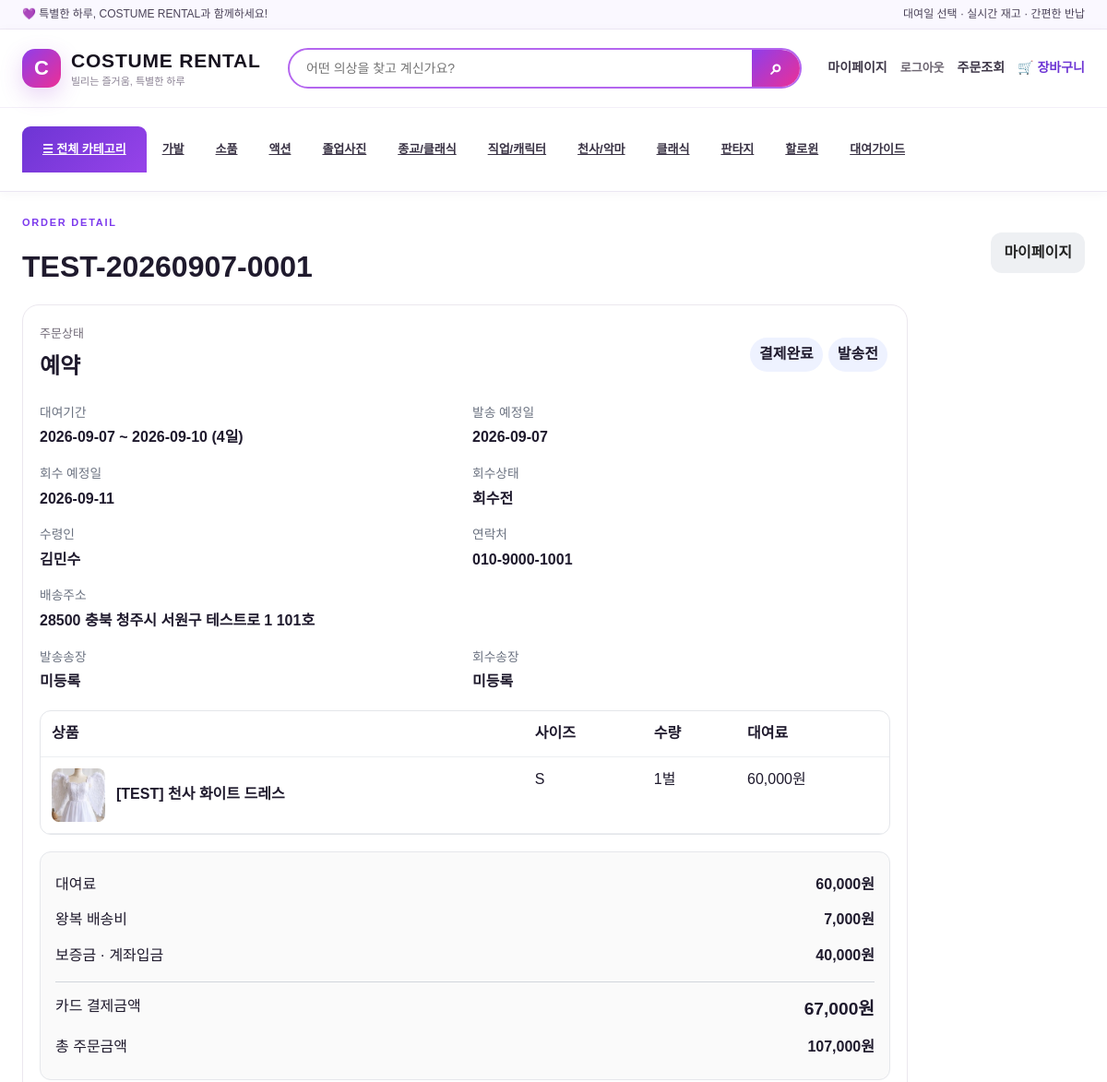
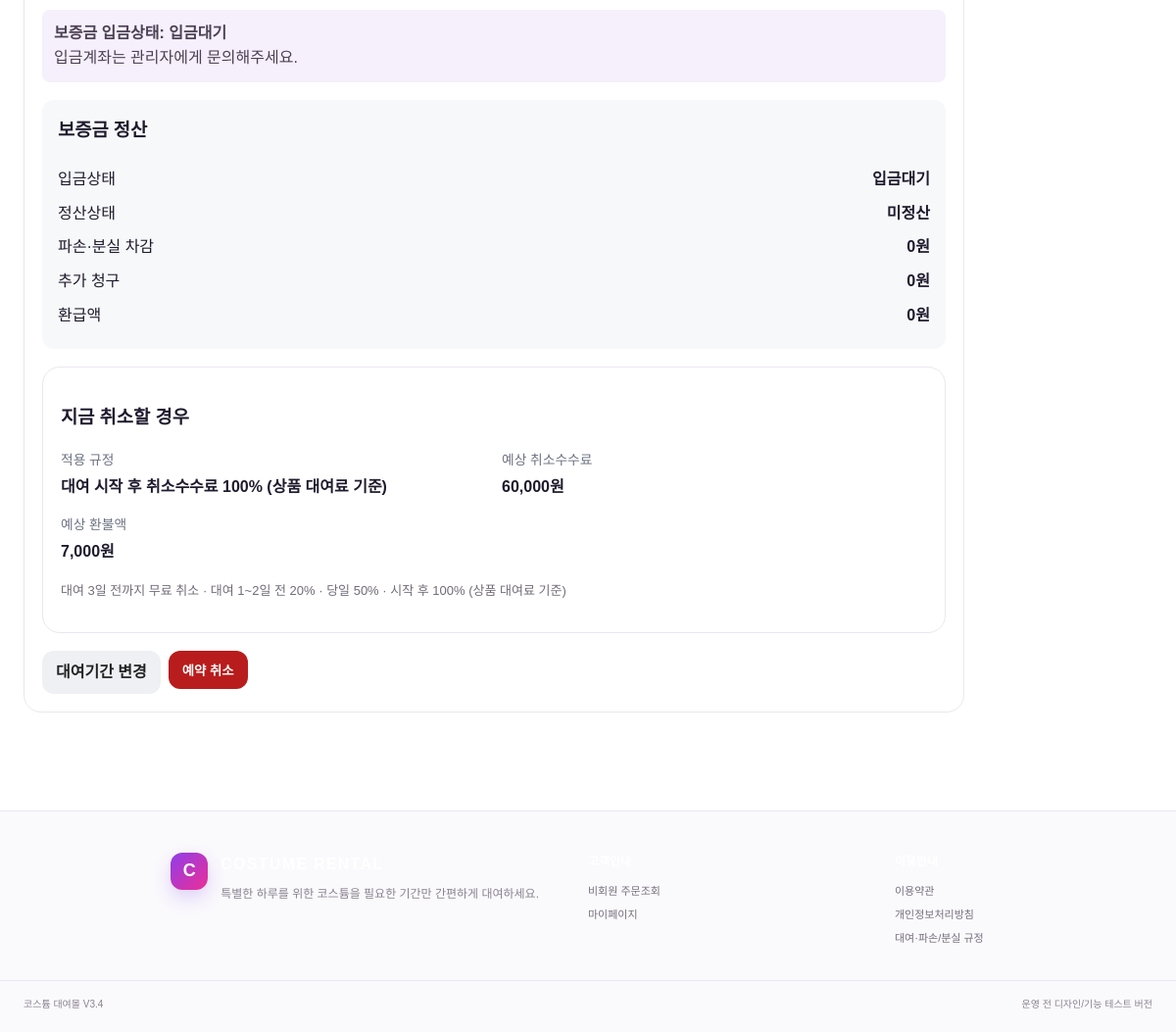
The page /mypage/order/1 (signed in) on the database its author committed (2 pictures, top to bottom).
### tables this page shows
CREATE TABLE shop_categories (id INTEGER PRIMARY KEY AUTOINCREMENT,name TEXT NOT NULL UNIQUE,slug TEXT NOT NULL UNIQUE,image_filename TEXT DEFAULT '',sort_order INTEGER NOT NULL DEFAULT 0,show_on_home INTEGER NOT NULL DEFAULT 1,is_active INTEGER NOT NULL DEFAULT 1,created_at TEXT DEFAULT '');

CREATE TABLE reservations(id INTEGER PRIMARY KEY AUTOINCREMENT,product_id INTEGER NOT NULL,size_id INTEGER,order_no TEXT DEFAULT '',customer_name TEXT NOT NULL,phone TEXT NOT NULL,start_date TEXT NOT NULL,end_date TEXT NOT NULL,qty INTEGER NOT NULL DEFAULT 1,rental_days INTEGER NOT NULL DEFAULT 1,total_price INTEGER NOT NULL DEFAULT 0,status TEXT NOT NULL DEFAULT '예약',shipping_status TEXT NOT NULL DEFAULT '발송전',return_status TEXT NOT NULL DEFAULT '회수전',memo TEXT DEFAULT '',created_at TEXT NOT NULL,recipient_name TEXT DEFAULT '',zipcode TEXT DEFAULT '',address1 TEXT DEFAULT '',address2 TEXT DEFAULT '',shipping_fee INTEGER NOT NULL DEFAULT 0,return_shipping_fee INTEGER NOT NULL DEFAULT 0,deposit_total INTEGER NOT NULL DEFAULT 0,final_amount INTEGER NOT NULL DEFAULT 0,outbound_carrier TEXT DEFAULT '',outbound_tracking_no TEXT DEFAULT '',return_carrier TEXT DEFAULT '',return_tracking_no TEXT DEFAULT '',dispatch_date TEXT DEFAULT '',pickup_date TEXT DEFAULT '',deposit_received INTEGER NOT NULL DEFAULT 0,damage_deduction INTEGER NOT NULL DEFAULT 0,additional_charge INTEGER NOT NULL DEFAULT 0,refund_amount INTEGER NOT NULL DEFAULT 0,refund_status TEXT NOT NULL DEFAULT '미정산',settlement_note TEXT DEFAULT '',refund_date TEXT DEFAULT '',is_test INTEGER NOT NULL DEFAULT 0, payment_status TEXT NOT NULL DEFAULT '결제완료', payment_method TEXT DEFAULT '', paid_at TEXT DEFAULT '', order_source TEXT NOT NULL DEFAULT '온라인', member_id INTEGER, payment_token TEXT DEFAULT '', payment_failure_reason TEXT DEFAULT '', payment_updated_at TEXT DEFAULT '', payment_expires_at TEXT DEFAULT '', paid_order_amount INTEGER NOT NULL DEFAULT 0, order_refund_total INTEGER NOT NULL DEFAULT 0, order_extra_paid_total INTEGER NOT NULL DEFAULT 0, cancellation_fee INTEGER NOT NULL DEFAULT 0, cancellation_refund_amount INTEGER NOT NULL DEFAULT 0, cancellation_rate INTEGER NOT NULL DEFAULT 0, cancellation_policy TEXT DEFAULT '', cancelled_at TEXT DEFAULT '', toss_order_id TEXT DEFAULT '', toss_payment_key TEXT DEFAULT '', toss_payment_status TEXT DEFAULT '', toss_method TEXT DEFAULT '', toss_approved_at TEXT DEFAULT '', toss_receipt_url TEXT DEFAULT '', toss_last_error TEXT DEFAULT '', toss_raw_json TEXT DEFAULT '', toss_confirm_idempotency_key TEXT DEFAULT '', deposit_payment_status TEXT NOT NULL DEFAULT '입금대기', deposit_received_at TEXT DEFAULT '', deposit_payment_note TEXT DEFAULT '');

CREATE TABLE reservation_items(id INTEGER PRIMARY KEY AUTOINCREMENT,reservation_id INTEGER NOT NULL,product_id INTEGER NOT NULL,size_id INTEGER,qty INTEGER NOT NULL DEFAULT 1,daily_price INTEGER NOT NULL DEFAULT 0,rental_days INTEGER NOT NULL DEFAULT 1,total_price INTEGER NOT NULL DEFAULT 0,deposit_total INTEGER NOT NULL DEFAULT 0, extra_daily_price integer not null default 0);

CREATE TABLE products(id INTEGER PRIMARY KEY AUTOINCREMENT,name TEXT NOT NULL,category TEXT NOT NULL,size TEXT DEFAULT '',stock INTEGER NOT NULL DEFAULT 0,daily_price INTEGER NOT NULL DEFAULT 0,deposit INTEGER NOT NULL DEFAULT 0,description TEXT DEFAULT '',image_filename TEXT DEFAULT '',is_active INTEGER NOT NULL DEFAULT 1,is_test INTEGER NOT NULL DEFAULT 0, components TEXT DEFAULT '', size_guide TEXT DEFAULT '', rental_notes TEXT DEFAULT '', extra_daily_price integer not null default 0);

### app.py (the view)
@app.route('/mypage/order/<int:rid>')
@member_required
def mypage_order(rid):
    member=current_member(); conn=db()
    order=conn.execute('SELECT * FROM reservations WHERE id=? AND member_id=?',(rid,member['id'])).fetchone()
    if not order:
        conn.close(); return '주문을 찾을 수 없습니다.',404
    order=expire_payment_if_needed(conn,order)
    items=conn.execute("SELECT ri.*,p.name,p.image_filename,COALESCE(ps.size_name,p.size,'FREE') size_name FROM reservation_items ri JOIN products p ON p.id=ri.product_id LEFT JOIN product_sizes ps ON ps.id=ri.size_id WHERE ri.reservation_id=? ORDER BY ri.id",(rid,)).fetchall()
    history=conn.execute('SELECT * FROM payment_transactions WHERE reservation_id=? ORDER BY id DESC LIMIT 5',(rid,)).fetchall()
    adjustments=conn.execute('SELECT * FROM payment_adjustments WHERE reservation_id=? ORDER BY id DESC',(rid,)).fetchall()
    cancel_info=cancellation_quote(conn,order) if order['status']!='취소' else None
    cancel_policy_summary=cancellation_policy_summary(conn)
    conn.close(); return render_template('mypage_order.html',order=order,items=items,history=history,adjustments=adjustments,cancel_info=cancel_info,cancel_policy_summary=cancel_policy_summary)

### app.py (called while the page is built, shortened)
def db():
    conn = sqlite3.connect(DB)
    conn.row_factory = sqlite3.Row
    conn.execute('PRAGMA foreign_keys=ON')
    return conn

def get_setting(conn, key, default=0):
    row = conn.execute('SELECT value FROM settings WHERE key=?', (key,)).fetchone()
    try:
        return int(row['value']) if row else int(default)
    except (TypeError, ValueError):
        return int(default)

def get_text_setting(conn, key, default=''):
    row = conn.execute('SELECT value FROM settings WHERE key=?', (key,)).fetchone()
    return row['value'] if row else default

def card_payment_amount(order):
    if not order:
        return 0
    try:
        return max(0, int(order['final_amount'] or 0) - int(order['deposit_total'] or 0))
    except (KeyError, TypeError, ValueError):
        return 0

def net_order_paid(order):
    return max(0, int(order['paid_order_amount'] or 0) + int(order['order_extra_paid_total'] or 0) - int(order['order_refund_total'] or 0))

def cancellation_policy_summary(conn):
    p=get_fees(conn); d=max(1,int(p['cancel_free_days'] or 3))
    late=max(0,min(100,int(p['cancel_late_fee_percent'] or 0)))
    same=max(0,min(100,int(p['cancel_same_day_fee_percent'] or 0)))
    after=max(0,min(100,int(p['cancel_after_start_fee_percent'] or 0)))
    return f'대여 {d}일 전까지 무료 취소 · 대여 1~{max(1,d-1)}일 전 {late}% · 당일 {same}% · 시작 후 {after}% (상품 대여료 기준)'

def expire_payment_if_needed(conn, order):
    if not order or order['payment_status']!='결제대기' or not order['payment_expires_at']:
        return order

@app.before_request
def expire_stale_payment_holds():
    if request.endpoint == 'static':
        return
    conn=db(); now_text=datetime.now().strftime('%Y-%m-%d %H:%M')
    try:
        rows=conn.execute("SELECT * FROM reservations WHERE payment_status='결제대기' AND COALESCE(payment_expires_at,'')<>'' AND payment_expires_at<?",(now_text,)).fetchall()
    except sqlite3.OperationalError:
        conn.close(); return
    for row in rows:
        conn.execute("UPDATE reservations SET payment_status='결제실패',payment_failure_reason='결제시간 만료',payment_updated_at=? WHERE id=?",(now_text,row['id']))
        log_payment_transaction(conn,row['id'],row['payment_method'],card_payment_amount(row),'실패','결제시간 만료')
    if rows:
        conn.commit()
    conn.close()

def current_admin():
    admin_id = session.get('admin_user_id')
    if not admin_id:
        return None

### templates/mypage_order.html (shortened to what this page needs)
{% extends 'base.html' %}{% block title %}주문 상세{% endblock %}{% block content %}
<div class="pagehead"><div><span class="eyebrow">ORDER DETAIL</span><h1>{{order.order_no}}</h1></div><a class="button ghost" href="{{url_for('mypage')}}">마이페이지</a></div>
<div class="panel orderdetail myorderdetail"><div class="orderhead"><div><span class="muted">주문상태</span><h2>{{order.status}}</h2></div><div><span class="badge">{{order.payment_status}}</span><span class="badge">{{order.shipping_status}}</span></div></div><div class="detailgrid"><div><span>대여기간</span><b>{{order.start_date}}{% if order.end_date!=order.start_date %} ~ {{order.end_date}}{% endif %} ({{order.rental_days}}일)</b></div><div><span>발송 예정일</span><b>{{order.dispatch_date or '-'}}</b></div><div><span>회수 예정일</span><b>{{order.pickup_date or '-'}}</b></div><div><span>회수상태</span><b>{{order.return_status}}</b></div><div><span>수령인</span><b>{{order.recipient_name or order.customer_name}}</b></div><div><span>연락처</span><b>{{order.phone}}</b></div><div class="wide"><span>배송주소</span><b>{{order.zipcode}} {{order.address1}} {{order.address2}}</b></div><div><span>발송송장</span><b>{% if order.outbound_tracking_no %}{{order.outbound_carrier}} · <a target="_blank" rel="noopener" href="{{tracking_url(order.outbound_carrier,order.outbound_tracking_no)}}">{{order.outbound_tracking_no}}</a>{% else %}미등록{% endif %}</b></div><div><span>회수송장</span><b>{% if order.return_tracking_no %}{{order.return_carrier}} · <a target="_blank" rel="noopener" href="{{tracking_url(order.return_carrier,order.return_tracking_no)}}">{{order.return_tracking_no}}</a>{% else %}미등록{% endif %}</b></div></div>
<div class="tablewrap"><table><thead><tr><th>상품</th><th>사이즈</th><th>수량</th><th>대여료</th></tr></thead><tbody>{% for i in items %}<tr><td><div class="productcell">{% if i.image_filename %}<img src="{{url_for('uploaded_file',filename=i.image_filename)}}" alt="">{% endif %}<b>{{i.name}}</b></div></td><td>{{i.size_name}}</td><td>{{i.qty}}벌</td><td>{{'{:,}'.format(i.total_price)}}원</td></tr>{% endfor %}</tbody></table></div>
<div class="pricebreakdown" style="margin-top:18px"><div><span>대여료</span><b>{{'{:,}'.format(order.total_price)}}원</b></div><div><span>왕복 배송비</span><b>{{'{:,}'.format(order.shipping_fee+order.return_shipping_fee)}}원</b></div><div><span>보증금 · 계좌입금</span><b>{{'{:,}'.format(order.deposit_total)}}원</b></div><div class="total"><span>카드 결제금액</span><strong>{{'{:,}'.format(card_payment_amount(order))}}원</strong></div><div><span>총 주문금액</span><b>{{'{:,}'.format(order.final_amount)}}원</b></div></div>
<div class="info" style="margin-top:12px"><b>보증금 입금상태: {{order.deposit_payment_status or '입금대기'}}</b>{% if order.deposit_received_at %} · {{order.deposit_received_at}}{% endif %}<br>{% if deposit_bank.bank_name or deposit_bank.account_number %}{{deposit_bank.bank_name}} {{deposit_bank.account_number}}{% if deposit_bank.account_holder %} · 예금주 {{deposit_bank.account_holder}}{% endif %}{% else %}입금계좌는 관리자에게 문의해주세요.{% endif %}</div>
<div class="settlementbox"><h3>보증금 정산</h3><div><span>입금상태</span><b>{{order.deposit_payment_status or '입금대기'}}</b></div><div><span>정산상태</span><b>{{order.refund_status}}</b></div><div><span>파손·분실 차감</span><b>{{'{:,}'.format(order.damage_deduction or 0)}}원</b></div><div><span>추가 청구</span><b>{{'{:,}'.format(order.additional_charge or 0)}}원</b></div><div><span>환급액</span><strong>{{'{:,}'.format(order.refund_amount or 0)}}원</strong></div></div>
{% if order.status=='취소' and order.cancellation_policy %}<div class="panel" style="margin-top:18px"><h3>취소·환불 내역</h3><div class="detailgrid"><div><span>적용 규정</span><b>{{order.cancellation_policy}}</b></div><div><span>취소수수료</span><b>{{'{:,}'.format(order.cancellation_fee or 0)}}원</b></div><div><span>주문금액 환불 예정액</span><strong>{{'{:,}'.format(order.cancellation_refund_amount or 0)}}원</strong></div><div><span>취소일</span><b>{{order.cancelled_at or '-'}}</b></div></div><p class="muted">보증금 정산은 주문금액 환불과 별도로 관리됩니다.</p></div>{% elif order.status=='예약' and order.shipping_status=='발송전' and cancel_info %}<div class="panel" style="margin-top:18px"><h3>지금 취소할 경우</h3><div class="detailgrid"><div><span>적용 규정</span><b>{{cancel_info.policy}}</b></div><div><span>예상 취소수수료</span><b>{{'{:,}'.format(cancel_info.fee)}}원</b></div>{% if order.payment_status=='결제완료' %}<div><span>예상 환불액</span><strong>{{'{:,}'.format(cancel_info.refund)}}원</strong></div>{% else %}<div><span>결제상태</span><strong>결제 전 · 수수료 청구 없음</strong></div>{% endif %}</div><p class="muted">{{cancel_policy_summary}}</p></div>{% endif %}
{% if order.status=='예약' and order.shipping_status=='발송전' %}<div class="formbuttons myactions"><a class="button ghost" href="{{url_for('mypage_order_change',rid=order.id)}}">대여기간 변경</a><form method="post" action="{{url_for('mypage_order_cancel',rid=order.id)}}" onsubmit="return confirm('표시된 취소수수료와 예상 환불액을 확인하셨나요? 예약을 취소하시겠습니까?');"><button class="danger">예약 취소</button></form></div>{% endif %}</div>
{% endblock %}

### templates/base.html (shortened to what this page needs)
<!doctype html>
<html lang="ko">
<head>
  <link rel="stylesheet" href="{{ url_for('static',filename='style.css') }}">
</head>
<body class="{% if admin_user %}has-adminbar{% endif %}">
  <div class="noticebar"><div class="wrap noticeinner"><span>💜 특별한 하루, COSTUME RENTAL과 함께하세요!</span><span class="noticehide">대여일 선택 · 실시간 재고 · 간편한 반납</span></div></div>
  <header class="siteheader v34-header">
    <div class="wrap v34-head-main">
      <a class="shopbrand" href="{{ url_for('home') }}"><span class="brandmark">C</span><span><b>COSTUME RENTAL</b><small>빌리는 즐거움, 특별한 하루</small></span></a>
      <form class="v34-head-search" action="{{url_for('home')}}#catalog" method="get"><input type="search" name="q" placeholder="어떤 의상을 찾고 계신가요?"><button aria-label="검색">⌕</button></form>
      <div class="navaccount v34-account">{% if member_user %}<a href="{{url_for('mypage')}}">마이페이지</a><form class="plainform" method="post" action="{{url_for('member_logout')}}"><button class="textbutton">로그아웃</button></form>{% else %}<a href="{{url_for('member_login')}}">로그인</a><a href="{{url_for('member_signup')}}">회원가입</a>{% endif %}<a href="{{url_for('order_lookup')}}">주문조회</a><a class="v34-cart" href="{{url_for('cart_view')}}">🛒 장바구니</a>{% if admin_user %}<a class="adminquick" href="{{url_for('dashboard')}}">관리자</a>{% endif %}</div>
    </div>
    {% if nav_categories %}<nav class="v34-category-nav"><div class="wrap"><a class="v34-allcat" href="{{url_for('home')}}#catalog">☰ 전체 카테고리</a>{% for c in nav_categories %}<a href="{{url_for('home',category=c.slug)}}#catalog">{{c.name}}</a>{% endfor %}<a href="{{url_for('order_lookup')}}">대여가이드</a></div></nav>{% endif %}
  </header>
  <main class="wrap sitecontent">{% with messages=get_flashed_messages() %}{% if messages %}{% for m in messages %}<div class="flash">{{ m }}</div>{% endfor %}{% endif %}{% endwith %}{% block content %}{% endblock %}</main>
  <footer class="sitefooter"><div class="wrap footergrid"><div class="footerbrand"><span class="brandmark smallmark">C</span><div><b>COSTUME RENTAL</b><p>특별한 하루를 위한 코스튬을 필요한 기간만 간편하게 대여하세요.</p></div></div><div><b>고객안내</b><a href="{{url_for('order_lookup')}}">비회원 주문조회</a>{% if member_user %}<a href="{{url_for('mypage')}}">마이페이지</a>{% else %}<a href="{{url_for('member_login')}}">회원 로그인</a>{% endif %}</div><div><b>이용안내</b><a href="{{url_for('legal_policy',doc_type='terms')}}">이용약관</a><a href="{{url_for('legal_policy',doc_type='privacy')}}">개인정보처리방침</a><a href="{{url_for('legal_policy',doc_type='rental')}}">대여·파손/분실 규정</a></div></div><div class="wrap footercopy"><span>코스튬 대여몰 V3.4</span><span>운영 전 디자인/기능 테스트 버전</span></div></footer>
</body>
</html>

### rows shown on the page
shop_categories: name "가발"
shop_categories: name "소품"
shop_categories: name "액션"
shop_categories: name "졸업사진"
shop_categories: name "종교/클래식"
shop_categories: name "직업/캐릭터"
shop_categories: name "천사/악마"
shop_categories: name "클래식"
shop_categories: name "판타지"
shop_categories: name "할로윈"
reservations: order_no "TEST-20260907-0001", status "예약", payment_status "결제완료", shipping_status "발송전", start_date "2026-09-07", end_date "2026-09-10", rental_days "4", dispatch_date "2026-09-07", pickup_date "2026-09-11", return_status "회수전", recipient_name "김민수", phone "010-9000-1001", zipcode "28500", address1 "충북 청주시 서원구 테스트로 1", address2 "101호", total_price "60,000", order.shipping_fee+order.return_shipping_fee "7,000", deposit_total "40,000", final_amount "107,000", deposit_payment_status "입금대기", refund_status "미정산", damage_deduction "0", additional_charge "0", refund_amount "0", fee "60,000"
reservation_items: image_filename (picture), name "[TEST] 천사 화이트 드레스", size_name "S", qty "1", total_price "60,000"

### other values the page prints
{{ '{:,}'.format(card_payment_amount(order)) }} "67,000"
{{ cancel_info.policy }} "대여 시작 후 취소수수료 100% (상품 대여료 기준)"
{{ '{:,}'.format(cancel_info.refund) }} "7,000"
{{ cancel_policy_summary }} "대여 3일 전까지 무료 취소 · 대여 1~2일 전 20% · 당일 50% · 시작 후 100% (상품 대여료 기준)"
